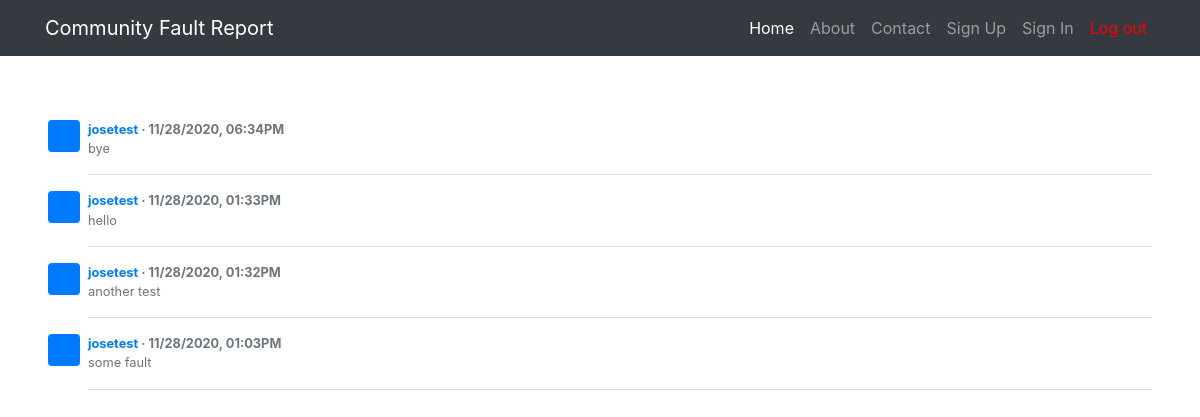
Before: /allReports (signed in) with the older database file.
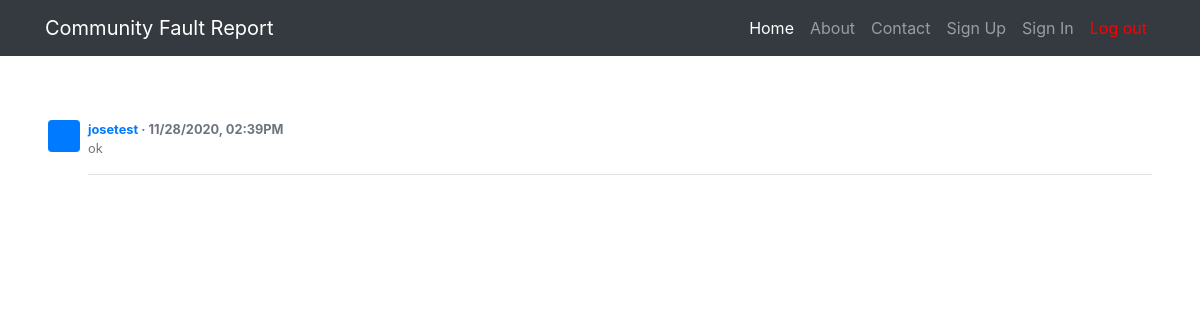
After: the same page with the newer database file.
### app.py (models this page shows, shortened)
class Report(db.Model):
    id = db.Column(db.Integer, primary_key=True)
    fault_type = db.Column(db.String(10), nullable=False)
    content = db.Column(db.String(200), nullable=False)
    username = db.Column(db.String(15), nullable=False)
    email = db.Column(db.String(100), nullable=False)
    date_created = db.Column(db.DateTime, nullable=False, default=datetime.utcnow())
    vouches = db.Column(db.Integer, default=0) # our upvote system

### app.py (the view)
@app.route('/allReports')
def allReports():
        reports = Report.query.order_by(Report.date_created).all()
        reports = reversed(reports)
        return render_template("allReports.html", reports=reports)

### app.py (called while the page is built)
@login.user_loader
def load_user(user_id):
    return Accounts.query.get(int(user_id))

### templates/allReports.html (shortened to what this page needs)
{% extends 'base.html' %}
{% block body %}
    <div class="paddings">
          {% for report in reports %}
          <div class="media text-muted pt-3">
            <svg class="bd-placeholder-img mr-2 rounded" width="32" height="32" xmlns="http://www.w3.org/2000/svg" preserveAspectRatio="xMidYMid slice" focusable="false" role="img" aria-label="Placeholder: 32x32"><title>Placeholder</title><rect fill="#007bff" width="100%" height="100%"/><text fill="#007bff" dy=".3em" x="50%" y="50%">32x32</text></svg>
            <p class="media-body pb-3 mb-0 small lh-125 border-bottom border-gray">
              <strong class="d-block text-gray-dark"><a href="">{{ report.username }}</a> · {{ report.date_created.strftime("%m/%d/%Y, %I:%M%p") }}</strong>
               {{ report.content }}</p>
            </div>
          {% endfor %}
    </div>
{% endblock %}

Changed rows visible on the page:
removed Report: username "josetest", date_created "11/28/2020, 06:34PM", content "bye"
removed Report: username "josetest", date_created "11/28/2020, 01:33PM", content "hello"
removed Report: username "josetest", date_created "11/28/2020, 01:32PM", content "another test"
changed Report "josetest": date_created "11/28/2020, 01:03PM" → "11/28/2020, 02:39PM"; content "some fault" → "ok"
